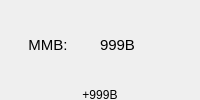
           <widget class="QFrame" name="MMBContainer">
            <layout class="QVBoxLayout" name="MiddleClickContainer">
             <property name="spacing">
              <number>0</number>
             </property>
             <property name="leftMargin">
              <number>0</number>
             </property>
             <property name="topMargin">
              <number>0</number>
             </property>
             <property name="rightMargin">
              <number>0</number>
             </property>
             <property name="bottomMargin">
              <number>0</number>
             </property>
             <item>
              <layout class="QHBoxLayout" name="mclick_layout_">
               <property name="spacing">
                <number>0</number>
               </property>
               <property name="sizeConstraint">
                <enum>QLayout::SetMaximumSize</enum>
               </property>
               <item>
                <widget class="QLabel" name="m_click_label">
                 <property name="font">
                  <font>
                   <pointsize>11</pointsize>
                   <italic>false</italic>
                   <bold>false</bold>
                  </font>
                 </property>
                 <property name="text">
                  <string>MMB: </string>
                 </property>
                 <property name="alignment">
                  <set>Qt::AlignCenter</set>
                 </property>
                </widget>
               </item>
               <item>
                <widget class="QLabel" name="m_click_value">
                 <property name="font">
                  <font>
                   <pointsize>11</pointsize>
                   <italic>false</italic>
                   <bold>false</bold>
                  </font>
                 </property>
                 <property name="text">
                  <string>999B</string>
                 </property>
                 <property name="alignment">
                  <set>Qt::AlignLeading|Qt::AlignLeft|Qt::AlignVCenter</set>
                 </property>
                </widget>
               </item>
              </layout>
             </item>
             <item>
              <widget class="QLabel" name="mmb_session_value">
               <property name="maximumSize">
                <size>
                 <width>16777215</width>
                 <height>10</height>
                </size>
               </property>
               <property name="text">
                <string>+999B</string>
               </property>
               <property name="alignment">
                <set>Qt::AlignCenter</set>
               </property>
              </widget>
             </item>
            </layout>
           </widget>
